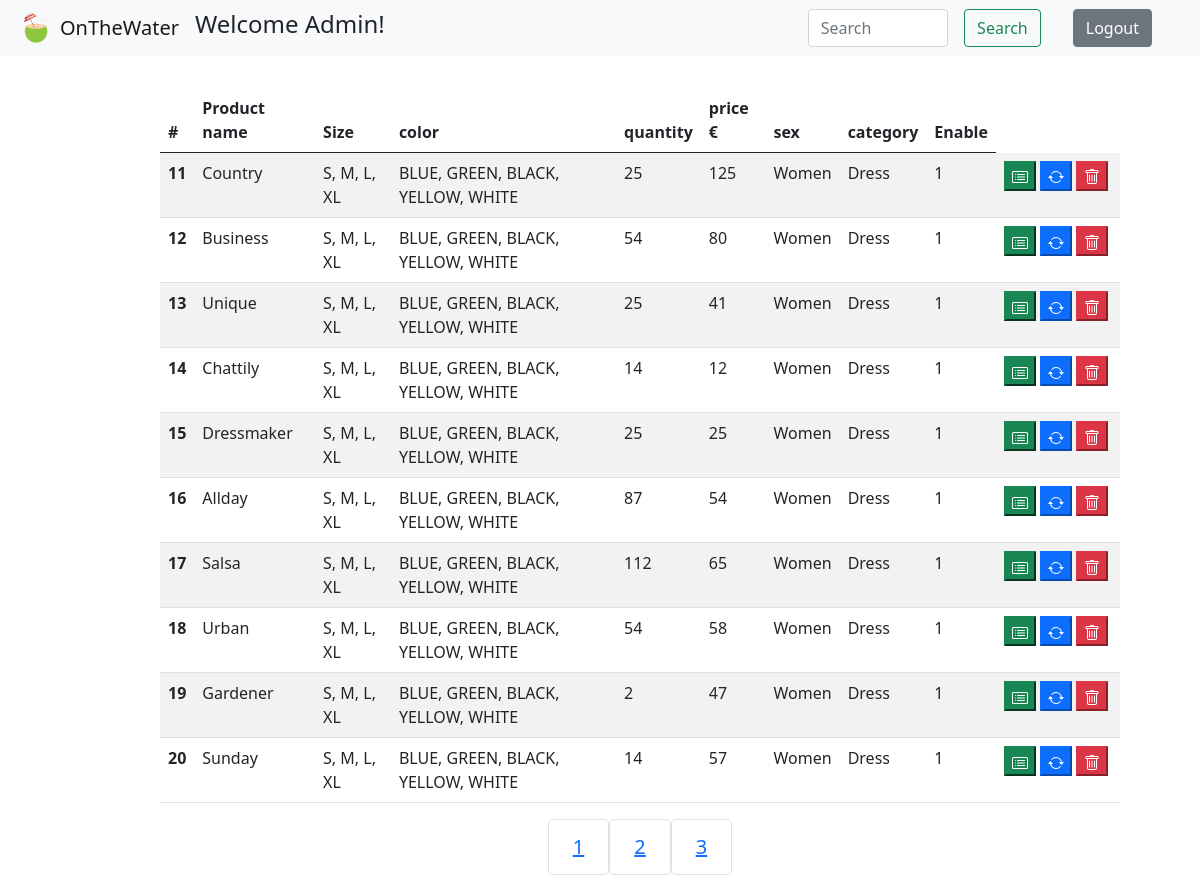
/admin/admin.php?page=2 (signed in), run on the app's committed database.
### tables this page shows
CREATE TABLE IF NOT EXISTS `products` (
  `product_id` int(11) NOT NULL AUTO_INCREMENT,
  `product_img` varchar(50) NOT NULL,
  `product_name` varchar(50) DEFAULT NULL,
  `product_size` varchar(50) NOT NULL,
  `product_color` varchar(50) NOT NULL,
  `product_quantity` int(11) NOT NULL,
  `product_price` int(11) NOT NULL,
  `product_sex` tinytext DEFAULT NULL,
  `product_type` varchar(50) DEFAULT NULL,
  `p_enable` int(11) NOT NULL DEFAULT 1 COMMENT '1: yes; 2:no ',
  PRIMARY KEY (`product_id`) USING BTREE
);

### admin/UseDataAdmin.php (called while the page is built, shortened)
<?php
require_once '../classes/ConnectDb.php';
class UseDataAdmin extends ConnectDb
{
    private $dataLimit = 10;
    private function numbOfPage()
    {
        $sql = "SELECT * FROM products";
        $result = $this->connection()->query($sql);
        $numRows = $result->num_rows;
        return $numRows;
    }
    private function currentPage()
    {
        return isset($_GET['page']) ? (int)$_GET['page'] : 1;
    }
    public function getAdminData()
    {
        $start = 0;
        if($this->currentPage() > 1)
        {
            $start = ($this->currentPage() * $this->dataLimit) - $this->dataLimit;
        }
        $sql = "SELECT * FROM products LIMIT $start , $this->dataLimit";
        $result = $this->connection()->query($sql);
        $numRows = $result->num_rows;
        if($numRows > 0)
        {
            while($row = $result->fetch_assoc())
            {
                $dataArray[] = $row;
            }
        }
        return $dataArray;
    }
    public function getPaginationNumb()
    {
        return ceil($this->numbOfPage() / $this->dataLimit);
    }
}

### classes/ConnectDb.php (called while the page is built)
<?php
class ConnectDb {
    private $host = 'localhost';
    private $user = 'root';
    private $psw = '';
    private $db = 'webshop_fashion';
    protected function connection()
    {
       $conn = new mysqli($this->host, $this->user, $this->psw, $this->db);
       return $conn;
    }
}

### admin/adminMain.php (the view, shortened to what this page needs)
<table class="table table-striped">
  <thead>
    <tr>
      <th scope="col">#</th>
      <th scope="col">Product name</th>
      <th scope="col">Size</th>
      <th scope="col">color</th>
      <th scope="col">quantity</th>
      <th scope="col">price &#8364;</th>
      <th scope="col">sex</th>
      <th scope="col">category</th>
      <th scope="col">Enable</th>
    </tr>
  </thead>
  <tbody>
<?php
    $adminDatas = new UseDataAdmin();
    $productDatas = $adminDatas->getAdminData();
    $pages = $adminDatas->getPaginationNumb();
    foreach($productDatas as $productData)
    {
?>
    <tr>
      <th scope="row"><?php print($productData['product_id']); ?></th>
      <td><?php print($productData['product_name']); ?></td>
      <td><?php print($productData['product_size']); ?></td>
      <td><?php print($productData['product_color']); ?></td>
      <td><?php print($productData['product_quantity']); ?></td>
      <td><?php print($productData['product_price']); ?></td>
      <td><?php print($productData['product_sex']); ?></td>
      <td><?php print($productData['product_type']); ?></td>
      <td><?php print($productData['p_enable']); ?></td>
      <td>
    <form action="./readAdminData.php" method="POST">
    <div class="crud-buttons d-flex justify-content-center">
        <button class="me-1 btn-success" type="submit" name="read" value="<?php print($productData['product_id']); ?>">
        </button>
        </form>
        <form action="./updateAdminData.php" method="POST">
        <button class="me-1 btn-primary" type="submit" name="update" value="<?php print($productData['product_id']); ?>">
        </button>
        </form>
        <form action="./deleteAdminData.php" method="POST">
        <button class="me-1 btn-danger" type="submit" name='delete' value="<?php print($productData['product_id']); ?>">
        </button>
        </form>
    </td>
    </tr>
<?php
    }
?>
  </tbody>
</table>
<nav aria-label="..." class="d-flex justify-content-center">
<ul class="pagination">
    <?php
        for($i = 1; $i <= $pages; $i++)
        {
    ?>
<nav aria-label="...">
  <ul class="pagination pagination-lg">
    <li class="page-item" aria-current="page">
      <a href="?page=<?php print($i); ?>"><span class="page-link"><?php print($i); ?></span></a>
    </li>
  </ul>
</nav>
  <?php
        }
  ?>
    </ul>
</nav>

### data on the page
products: product_id "11", product_name "Country", product_size "S, M, L, XL", product_color "BLUE, GREEN, BLACK, YELLOW, WHITE", product_quantity "25", product_price "125", product_sex "Women", product_type "Dress", p_enable "1"
products: product_id "12", product_name "Business", product_size "S, M, L, XL", product_color "BLUE, GREEN, BLACK, YELLOW, WHITE", product_quantity "54", product_price "80", product_sex "Women", product_type "Dress", p_enable "1"
products: product_id "13", product_name "Unique", product_size "S, M, L, XL", product_color "BLUE, GREEN, BLACK, YELLOW, WHITE", product_quantity "25", product_price "41", product_sex "Women", product_type "Dress", p_enable "1"
products: product_id "14", product_name "Chattily", product_size "S, M, L, XL", product_color "BLUE, GREEN, BLACK, YELLOW, WHITE", product_quantity "14", product_price "12", product_sex "Women", product_type "Dress", p_enable "1"
products: product_id "15", product_name "Dressmaker", product_size "S, M, L, XL", product_color "BLUE, GREEN, BLACK, YELLOW, WHITE", product_quantity "25", product_price "25", product_sex "Women", product_type "Dress", p_enable "1"
products: product_id "16", product_name "Allday", product_size "S, M, L, XL", product_color "BLUE, GREEN, BLACK, YELLOW, WHITE", product_quantity "87", product_price "54", product_sex "Women", product_type "Dress", p_enable "1"
products: product_id "17", product_name "Salsa", product_size "S, M, L, XL", product_color "BLUE, GREEN, BLACK, YELLOW, WHITE", product_quantity "112", product_price "65", product_sex "Women", product_type "Dress", p_enable "1"
products: product_id "18", product_name "Urban", product_size "S, M, L, XL", product_color "BLUE, GREEN, BLACK, YELLOW, WHITE", product_quantity "54", product_price "58", product_sex "Women", product_type "Dress", p_enable "1"
products: product_id "19", product_name "Gardener", product_size "S, M, L, XL", product_color "BLUE, GREEN, BLACK, YELLOW, WHITE", product_quantity "2", product_price "47", product_sex "Women", product_type "Dress", p_enable "1"
products: product_id "20", product_name "Sunday", product_size "S, M, L, XL", product_color "BLUE, GREEN, BLACK, YELLOW, WHITE", product_quantity "14", product_price "57", product_sex "Women", product_type "Dress", p_enable "1"

### other printed values
$_SESSION['user']['user_name'] "Admin"
